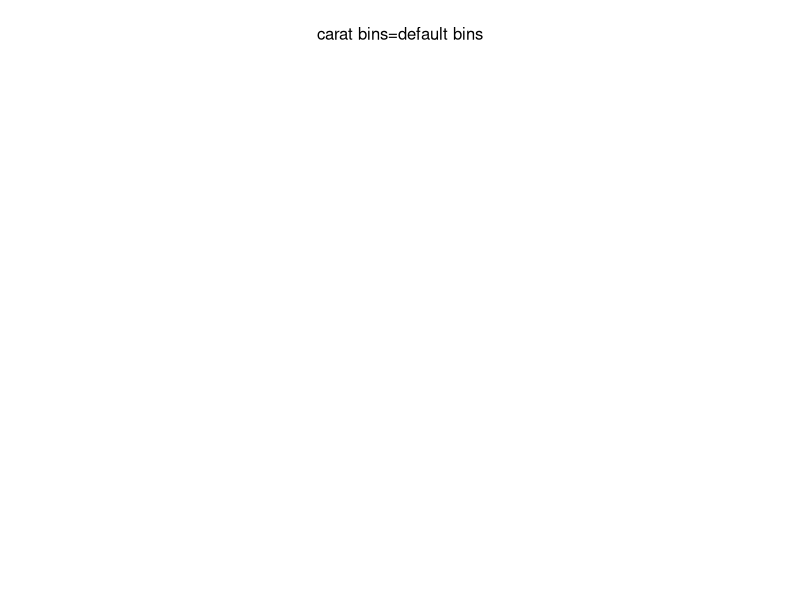

Write the R code that produced this figure. (Note: this script raises an error after producing the figure.)
## ---- chunk 1
library(ggplot2)
library(grid)
data("diamonds")
#HW7
#1
frequencytable<-function(data){
#define a small function for the frequency table of every categorical and	logical variable
#parameter:dataframe we input
#return:the frequency table of factor and logical columns
  CandL<-c(data[sapply(data,is.factor)],data[sapply(data,is.logical)])
  return(lapply(CandL,table))
}
#define a new vector 'CandL' which only contains factor and logical columns in the data frame by using function 'sapply' to go over all columns in the dataframe. Then use function 'table' to get the frequency table

#2a
summarystatisticstable<- function(data){
#define a small function for the summary statistics table for each numerical variable
#parameter:dataframe we input
#return:summary statistics table for numerical columns
  NV<-Filter(is.numeric,data)
  return(summary(NV))
}
#define a new variable which only pick up the numerical columns in the dataset by using sapply to go through the whole dataframe. Then use function 'summary' to get the summary table.

#2b
RSquared<-function(data){
#define a small function for a data frame that contains each pair	of column names in the	first	column and the associated r-square value in the second column
#parameter:dataframe we input
#return:a new data frame cotains "Variable Pairs" and "R-Square" columns
  data<-Filter(is.numeric,data)#filter the data and get the numeric columns
  colna <- colnames(data)
  com_num <- combn(colna, 2)
  VP <- c()#create a empty vector for "Variable Pairs"
  R2 <- c()#create a empty vector for "R-Square
  for(i in 1:ncol(com_num)){
    temp1 <- paste(com_num[1,i],com_num[2,i],sep = '-')#add pairnames to the empty VP we set up before by the function 'paste' and also seperate it by'-'
    VP <- c(VP,temp1)
    model <- lm(data[,com_num[1,i]]~1+data[,com_num[2,i]])#add the summary table to the pairwiseRSquared we set up before
    temp2 <- summary(model)$r.squared#use '$r.squared' to call rsquare value
    R2 <- c(R2,as.numeric(temp2))
  }
  RR <- data.frame(VP,R2)#organize the two vectors as a dataframe
  colnames(RR) <- c("Variable Pairs","R-square")#add column name
  return(RR)
}

#2c
pearsincorr<-function(data,th=0){
#define a small function for a data frame that contains e	each pair	of	column names	in the	first	column and correlation	coefficient	(Pearson)	for	all	coefficients	whose absolute value is	greater than the correlation threshold in the second column
#parameter:dataframe we input
#return:a new data frame cotains "Variable Pairs" and "Pearson Exceeds Threshold"columns
  data<-Filter(is.numeric,data)#filter the data and get the numeric columns
  colna <- colnames(data)
  com_num <- combn(colna, 2)
  VP2 <- c()#create a empty vector for "Variable Pairs"
  Cor <- c()#create a empty vector for correlation "Pearson Exceeds Threshold"
  for(i in 1:ncol(com_num)){
    temp1 <- paste(com_num[1,i],com_num[2,i],sep='-')#using function 'paste' to add the column names and seperate it by'-'
    corr <- cor(data[,com_num[1,i]],data[,com_num[2,i]],method = "pearson")#using function 'cor' to figure out the pearson correlation by 'method="pearson"'
    if(corr >= th){
      VP2 <- c(VP2,temp1)
      Cor <- c(Cor,corr)#pick up the value in the lower triangular matrix
    }
  }
  CRR <- data.frame(VP2,Cor)#organize the two vectors as a dataframe
  colnames(CRR) <- c("Variable Pairs","Pearson Exceeds Threshold")#add column name
  return(CRR)
}

#HW8
#3
multiplot <- function(..., plotlist=NULL, file, cols=1, layout=NULL) {
#define a function to draw multiple graphs in one page.

  plots <- c(list(...), plotlist)#create a new empty list by 'plotlist'
  numPlots = length(plots)#define a parameter equal to the length of plots for the following layout
  if (is.null(layout)) {
    # If layout is NULL, then use 'cols' to determine layout
    layout <- matrix(seq(1, cols * ceiling(numPlots/cols)),ncol = cols, nrow = ceiling(numPlots/cols))#use function 'ceiling' to returns a numeric vector and use matrix to define the layout
  }
  
  if (numPlots==1) {
    print(plots[[1]])
    
  } else {
    grid.newpage()#create a new page
    pushViewport(viewport(layout = grid.layout(nrow(layout), ncol(layout))))
      # Plot each in the correct location
    for (i in 1:numPlots) {
      matchidx <- as.data.frame(which(layout == i, arr.ind = TRUE))
        #the position that contain this subplot
      print(plots[[i]], vp = viewport(layout.pos.row = matchidx$row,layout.pos.col = matchidx$col))#use function 'viewport to create a grid viewport
    }
  }
}


plot_density_count <- function(data,plotswitch='off',vector=NULL){
#define a function plot a pair of blue histograms with a vertical red line at the mean (one using counts and the other density) for every numerical variable at each number of bins integer specified in the bin vector parameter.
#parameter:a dataframe we input
#returns: histogranms
  num=data[sapply(data,is.numeric)]#pick up the numeric columns
  if(plotswitch == "on"){
    if(!is.null(vector)){ # if vector is NULL
      for(j in 1:length(vector)){ 
        for(i in 1:ncol(num)){
          mean <- mean(num[,i]) #caculate the mean of each numeric column
          p1 <- ggplot(num,aes(x=num[i]),color = "blue")+geom_histogram(fill="blue",bins=vector[j])+ggtitle(paste(colnames(num[i]),vector[j],sep=" bins="))+xlab(colnames(num[i]))+geom_vline(xintercept = mean,col="red")#use ggplot to draw the histogram of counts and use 'geom_vline' to add a red line on the histogram
          p2 <- ggplot(num,aes(x=num[i],..density..))+geom_histogram(fill="blue",bins=vector[j])+ggtitle(paste(colnames(num[i]),vector[j],sep=" bins="))+xlab(colnames(num[i]))+geom_vline(xintercept = mean,col="red")#use ggplot to draw the histogram of density and use 'geom_vline' to add a red line on the histogram 
          grid.newpage()#create a new page
          pushViewport(viewport(layout = grid.layout(2, 2, heights = unit(c(1, 8), "null"))))#use 'pushViewport' to add or remove viewports and to navigate amongst viewports in the tree.
          title <- paste(colnames(num[i]),vector[j],sep=" bin=")
          grid.text(title, vp = viewport(layout.pos.row = 1, layout.pos.col = 1:2))
          print(p1, vp = viewport(layout.pos.row = 2, layout.pos.col = 1))
          print(p2, vp = viewport(layout.pos.row = 2, layout.pos.col = 2)) 
        }
      }
    }else{ #if vector isn't NULL
      for(i in 1:ncol(num)){
        mean <- mean(num[,i]) 
          #caculate the mean of each numeric column
        p1 <- ggplot(num,aes(x=num[i]),color="blue")+geom_histogram(fill="blue")+ggtitle(paste(colnames(num[i]),"default bins",sep="bins="))+xlab(colnames(num[i]))+geom_vline(xintercept = mean,col="red")#use ggplot to draw the histogram of count
        p2 <- ggplot(num,aes(x=num[i],..density..))+geom_histogram(fill="blue")+ggtitle(paste(colnames(num[i]),"default bins",sep=" bins="))+xlab(colnames(num[i]))+geom_vline(xintercept = mean,col="red")#use ggplot to draw the density histogram
        grid.newpage()#create a new page
        pushViewport(viewport(layout = grid.layout(2, 2, heights = unit(c(1, 8), "null"))))
        title <- paste(colnames(num[i]),"default bins",sep=" bins=")
        grid.text(title, vp = viewport(layout.pos.row = 1, layout.pos.col = 1:2))
        print(p1, vp = viewport(layout.pos.row = 2, layout.pos.col = 1))
        print(p2, vp = viewport(layout.pos.row = 2, layout.pos.col = 2))#print p1 and p2 two histograms
      }
    }
    
  }else{
    if(plotswitch == "grid"){#  plotswitch can also = 'grid'
      for(j in 1:length(vector)){
        grid.newpage()#create a new page
        his_count <-list() #create a new empty list for count  
        his_density <- list() #create a new empty list for density
        for(i in 1:ncol(num)){#go over all columns
          his_count[[i]] <- ggplot(num, aes_string(colnames(num[i])), color = "blue")+geom_histogram(fill="blue", bins = vector[j])+labs(title= paste(vector[j], "bins")) #draw a histogram of the count and add it to the original list of count
        }
        multiplot(plotlist = his_count, cols = 2)#draw all histogram with same bins in one page
        for(i in 1:ncol(num)){#go over all columns
          his_density[[i]] <- ggplot(num, aes_string(colnames(num[i])), color="blue")+geom_histogram(aes(y= ..density..), fill="blue", bins = vector[j])+labs(title= paste(vector[j], "bins")) #draw a histogram of the density and add it to the original list of density
        }
        
        multiplot(plotlist = his_density, cols = 2)#use multiplot to draw all histogram of density with same bins in one page
      }
    }
  }
}


#4
is.binary <- function(v) {
#define a function which will judge whether the vector we input a binary vector
#parameter: a vector
#returns: TRUE if the vector is binary, FALSE else
  x <- unique(v)#x contains all unique values in v
  length(x) - sum(is.na(x)) == 2L#check to see if x only contains 2 distinct values
}


plot_gray <- function(data, plotswitch='off') {
#define a function to plot a gray bar graph for every categorical and binary variable.
#parameter: a dataframe we input
#returns: a gray bar graph for every categorical and binary variable.
  dfm_cb <- data[,sapply(data,is.factor)|sapply(data,is.logical)|sapply(data,is.binary)]
  #select categorical and binary variable
  if(plotswitch=="on"|plotswitch=="grid"){
    for(i in 1:ncol(dfm_cb)){
      p <- ggplot(dfm_cb,aes(x=dfm_cb[,i]),colour="gray")+geom_bar()+xlab(colnames(dfm_cb[i]))#plot gray bar for every categorial and binary variable
      print(p)
    }
  }
}

explore<-function(data,plotswitch="off",threshold=0,vector = NULL){
#define the mainfunction explore
#parameter:dataframe we input
#return:frequency table,summary statistic table, two new dataframes and graphs
  plot_density_count(data,plotswitch,vector)#hhistograms of density and count
  plot_gray (data, plotswitch)#gray bar graphs
  out<-list(frequencytable(data),summarystatisticstable(data),RSquared(data),pearsincorr(data,th=threshold))
  return(out)
}
explore(diamonds,plotswitch="on",threshold=0,vector = NULL)#test of the function'explore'
